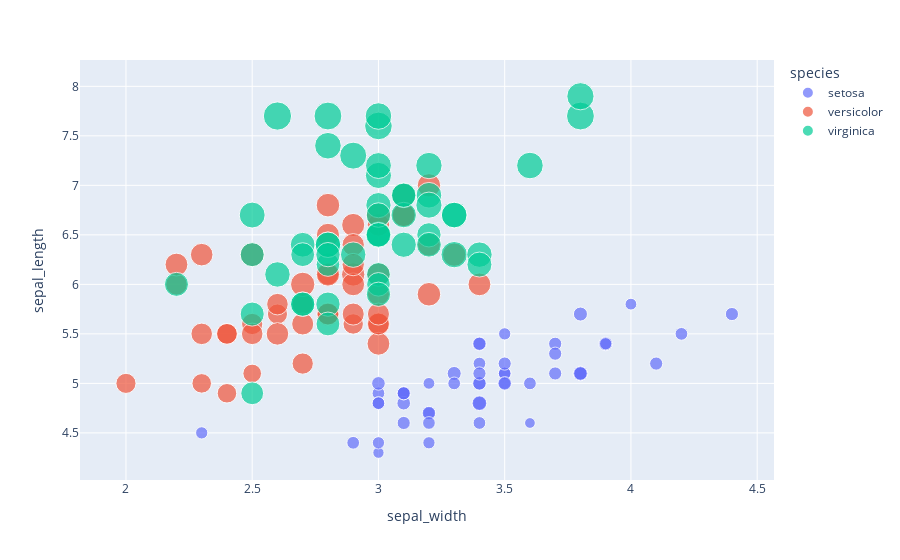
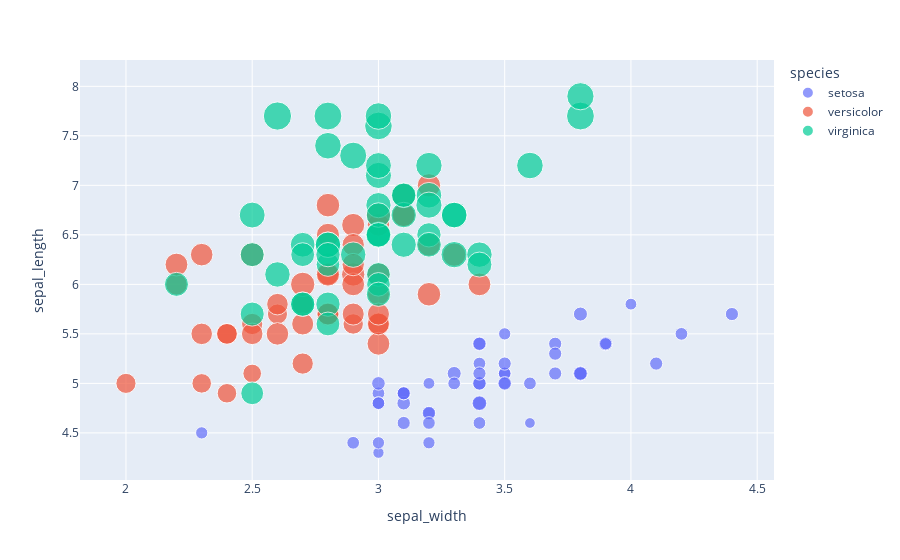

Notebook code cell kept with these figures, in order:
### Code cell
#Dani
df = px.data.iris()
FuncD.scatter_plot(df, 
             x_col="sepal_width", 
             y_col="sepal_length", 
             color_col="species", 
             size_col="petal_length", 
             hover_cols=["petal_width"])

### Figure 1 — Plotly figure (JSON) as saved in the notebook; plotly's stock layout.template omitted (floating-point values rounded to 4 significant figures)
{"data": [{"customdata": [[0.2], [0.2], [0.2], [0.2], [0.2], [0.4], [0.3], [0.2], [0.2], [0.1], [0.2], [0.2], [0.1], [0.1], [0.2], [0.4], [0.4], [0.3], [0.3], [0.3], [0.2], [0.4], [0.2], [0.5], [0.2], [0.2], [0.4], [0.2], [0.2], [0.2], [0.2], [0.4], [0.1], [0.2], [0.1], [0.2], [0.2], [0.1], [0.2], [0.2], [0.3], [0.3], [0.2], [0.6], [0.4], [0.3], [0.2], [0.2], [0.2], [0.2]], "hovertemplate": "species=setosa<br>sepal_width=%{x}<br>sepal_length=%{y}<br>petal_length=%{marker.size}<br>petal_width=%{customdata[0]}<extra></extra>", "legendgroup": "setosa", "marker": {"color": "#636efa", "size": [1.4, 1.4, 1.3, 1.5, 1.4, 1.7, 1.4, 1.5, 1.4, 1.5, 1.5, 1.6, 1.4, 1.1, 1.2, 1.5, 1.3, 1.4, 1.7, 1.5, 1.7, 1.5, 1.0, 1.7, 1.9, 1.6, 1.6, 1.5, 1.4, 1.6, 1.6, 1.5, 1.5, 1.4, 1.5, 1.2, 1.3, 1.5, 1.3, 1.5, 1.3, 1.3, 1.3, 1.6, 1.9, 1.4, 1.6, 1.4, 1.5, 1.4], "sizemode": "area", "sizeref": 0.01725, "symbol": "circle"}, "mode": "markers", "name": "setosa", "orientation": "v", "showlegend": true, "type": "scatter", "x": [3.5, 3.0, 3.2, 3.1, 3.6, 3.9, 3.4, 3.4, 2.9, 3.1, 3.7, 3.4, 3.0, 3.0, 4.0, 4.4, 3.9, 3.5, 3.8, 3.8, 3.4, 3.7, 3.6, 3.3, 3.4, 3.0, 3.4, 3.5, 3.4, 3.2, 3.1, 3.4, 4.1, 4.2, 3.1, 3.2, 3.5, 3.1, 3.0, 3.4, 3.5, 2.3, 3.2, 3.5, 3.8, 3.0, 3.8, 3.2, 3.7, 3.3], "xaxis": "x", "y": [5.1, 4.9, 4.7, 4.6, 5.0, 5.4, 4.6, 5.0, 4.4, 4.9, 5.4, 4.8, 4.8, 4.3, 5.8, 5.7, 5.4, 5.1, 5.7, 5.1, 5.4, 5.1, 4.6, 5.1, 4.8, 5.0, 5.0, 5.2, 5.2, 4.7, 4.8, 5.4, 5.2, 5.5, 4.9, 5.0, 5.5, 4.9, 4.4, 5.1, 5.0, 4.5, 4.4, 5.0, 5.1, 4.8, 5.1, 4.6, 5.3, 5.0], "yaxis": "y"}, {"customdata": [[1.4], [1.5], [1.5], [1.3], [1.5], [1.3], [1.6], [1.0], [1.3], [1.4], [1.0], [1.5], [1.0], [1.4], [1.3], [1.4], [1.5], [1.0], [1.5], [1.1], [1.8], [1.3], [1.5], [1.2], [1.3], [1.4], [1.4], [1.7], [1.5], [1.0], [1.1], [1.0], [1.2], [1.6], [1.5], [1.6], [1.5], [1.3], [1.3], [1.3], [1.2], [1.4], [1.2], [1.0], [1.3], [1.2], [1.3], [1.3], [1.1], [1.3]], "hovertemplate": "species=versicolor<br>sepal_width=%{x}<br>sepal_length=%{y}<br>petal_length=%{marker.size}<br>petal_width=%{customdata[0]}<extra></extra>", "legendgroup": "versicolor", "marker": {"color": "#EF553B", "size": [4.7, 4.5, 4.9, 4.0, 4.6, 4.5, 4.7, 3.3, 4.6, 3.9, 3.5, 4.2, 4.0, 4.7, 3.6, 4.4, 4.5, 4.1, 4.5, 3.9, 4.8, 4.0, 4.9, 4.7, 4.3, 4.4, 4.8, 5.0, 4.5, 3.5, 3.8, 3.7, 3.9, 5.1, 4.5, 4.5, 4.7, 4.4, 4.1, 4.0, 4.4, 4.6, 4.0, 3.3, 4.2, 4.2, 4.2, 4.3, 3.0, 4.1], "sizemode": "area", "sizeref": 0.01725, "symbol": "circle"}, "mode": "markers", "name": "versicolor", "orientation": "v", "showlegend": true, "type": "scatter", "x": [3.2, 3.2, 3.1, 2.3, 2.8, 2.8, 3.3, 2.4, 2.9, 2.7, 2.0, 3.0, 2.2, 2.9, 2.9, 3.1, 3.0, 2.7, 2.2, 2.5, 3.2, 2.8, 2.5, 2.8, 2.9, 3.0, 2.8, 3.0, 2.9, 2.6, 2.4, 2.4, 2.7, 2.7, 3.0, 3.4, 3.1, 2.3, 3.0, 2.5, 2.6, 3.0, 2.6, 2.3, 2.7, 3.0, 2.9, 2.9, 2.5, 2.8], "xaxis": "x", "y": [7.0, 6.4, 6.9, 5.5, 6.5, 5.7, 6.3, 4.9, 6.6, 5.2, 5.0, 5.9, 6.0, 6.1, 5.6, 6.7, 5.6, 5.8, 6.2, 5.6, 5.9, 6.1, 6.3, 6.1, 6.4, 6.6, 6.8, 6.7, 6.0, 5.7, 5.5, 5.5, 5.8, 6.0, 5.4, 6.0, 6.7, 6.3, 5.6, 5.5, 5.5, 6.1, 5.8, 5.0, 5.6, 5.7, 5.7, 6.2, 5.1, 5.7], "yaxis": "y"}, {"customdata": [[2.5], [1.9], [2.1], [1.8], [2.2], [2.1], [1.7], [1.8], [1.8], [2.5], [2.0], [1.9], [2.1], [2.0], [2.4], [2.3], [1.8], [2.2], [2.3], [1.5], [2.3], [2.0], [2.0], [1.8], [2.1], [1.8], [1.8], [1.8], [2.1], [1.6], [1.9], [2.0], [2.2], [1.5], [1.4], [2.3], [2.4], [1.8], [1.8], [2.1], [2.4], [2.3], [1.9], [2.3], [2.5], [2.3], [1.9], [2.0], [2.3], [1.8]], "hovertemplate": "species=virginica<br>sepal_width=%{x}<br>sepal_length=%{y}<br>petal_length=%{marker.size}<br>petal_width=%{customdata[0]}<extra></extra>", "legendgroup": "virginica", "marker": {"color": "#00cc96", "size": [6.0, 5.1, 5.9, 5.6, 5.8, 6.6, 4.5, 6.3, 5.8, 6.1, 5.1, 5.3, 5.5, 5.0, 5.1, 5.3, 5.5, 6.7, 6.9, 5.0, 5.7, 4.9, 6.7, 4.9, 5.7, 6.0, 4.8, 4.9, 5.6, 5.8, 6.1, 6.4, 5.6, 5.1, 5.6, 6.1, 5.6, 5.5, 4.8, 5.4, 5.6, 5.1, 5.1, 5.9, 5.7, 5.2, 5.0, 5.2, 5.4, 5.1], "sizemode": "area", "sizeref": 0.01725, "symbol": "circle"}, "mode": "markers", "name": "virginica", "orientation": "v", "showlegend": true, "type": "scatter", "x": [3.3, 2.7, 3.0, 2.9, 3.0, 3.0, 2.5, 2.9, 2.5, 3.6, 3.2, 2.7, 3.0, 2.5, 2.8, 3.2, 3.0, 3.8, 2.6, 2.2, 3.2, 2.8, 2.8, 2.7, 3.3, 3.2, 2.8, 3.0, 2.8, 3.0, 2.8, 3.8, 2.8, 2.8, 2.6, 3.0, 3.4, 3.1, 3.0, 3.1, 3.1, 3.1, 2.7, 3.2, 3.3, 3.0, 2.5, 3.0, 3.4, 3.0], "xaxis": "x", "y": [6.3, 5.8, 7.1, 6.3, 6.5, 7.6, 4.9, 7.3, 6.7, 7.2, 6.5, 6.4, 6.8, 5.7, 5.8, 6.4, 6.5, 7.7, 7.7, 6.0, 6.9, 5.6, 7.7, 6.3, 6.7, 7.2, 6.2, 6.1, 6.4, 7.2, 7.4, 7.9, 6.4, 6.3, 6.1, 7.7, 6.3, 6.4, 6.0, 6.9, 6.7, 6.9, 5.8, 6.8, 6.7, 6.7, 6.3, 6.5, 6.2, 5.9], "yaxis": "y"}], "layout": {"legend": {"itemsizing": "constant", "title": {"text": "species"}, "tracegroupgap": 0}, "margin": {"t": 60}, "xaxis": {"anchor": "y", "domain": [0, 1], "title": {"text": "sepal_width"}}, "yaxis": {"anchor": "x", "domain": [0, 1], "title": {"text": "sepal_length"}}}}

### Figure 2 — Plotly figure (JSON) as saved in the notebook; plotly's stock layout.template omitted (floating-point values rounded to 4 significant figures)
{"data": [{"customdata": [[0.2], [0.2], [0.2], [0.2], [0.2], [0.4], [0.3], [0.2], [0.2], [0.1], [0.2], [0.2], [0.1], [0.1], [0.2], [0.4], [0.4], [0.3], [0.3], [0.3], [0.2], [0.4], [0.2], [0.5], [0.2], [0.2], [0.4], [0.2], [0.2], [0.2], [0.2], [0.4], [0.1], [0.2], [0.1], [0.2], [0.2], [0.1], [0.2], [0.2], [0.3], [0.3], [0.2], [0.6], [0.4], [0.3], [0.2], [0.2], [0.2], [0.2]], "hovertemplate": "species=setosa<br>sepal_width=%{x}<br>sepal_length=%{y}<br>petal_length=%{marker.size}<br>petal_width=%{customdata[0]}<extra></extra>", "legendgroup": "setosa", "marker": {"color": "#636efa", "size": [1.4, 1.4, 1.3, 1.5, 1.4, 1.7, 1.4, 1.5, 1.4, 1.5, 1.5, 1.6, 1.4, 1.1, 1.2, 1.5, 1.3, 1.4, 1.7, 1.5, 1.7, 1.5, 1.0, 1.7, 1.9, 1.6, 1.6, 1.5, 1.4, 1.6, 1.6, 1.5, 1.5, 1.4, 1.5, 1.2, 1.3, 1.5, 1.3, 1.5, 1.3, 1.3, 1.3, 1.6, 1.9, 1.4, 1.6, 1.4, 1.5, 1.4], "sizemode": "area", "sizeref": 0.01725, "symbol": "circle"}, "mode": "markers", "name": "setosa", "orientation": "v", "showlegend": true, "type": "scatter", "x": [3.5, 3.0, 3.2, 3.1, 3.6, 3.9, 3.4, 3.4, 2.9, 3.1, 3.7, 3.4, 3.0, 3.0, 4.0, 4.4, 3.9, 3.5, 3.8, 3.8, 3.4, 3.7, 3.6, 3.3, 3.4, 3.0, 3.4, 3.5, 3.4, 3.2, 3.1, 3.4, 4.1, 4.2, 3.1, 3.2, 3.5, 3.1, 3.0, 3.4, 3.5, 2.3, 3.2, 3.5, 3.8, 3.0, 3.8, 3.2, 3.7, 3.3], "xaxis": "x", "y": [5.1, 4.9, 4.7, 4.6, 5.0, 5.4, 4.6, 5.0, 4.4, 4.9, 5.4, 4.8, 4.8, 4.3, 5.8, 5.7, 5.4, 5.1, 5.7, 5.1, 5.4, 5.1, 4.6, 5.1, 4.8, 5.0, 5.0, 5.2, 5.2, 4.7, 4.8, 5.4, 5.2, 5.5, 4.9, 5.0, 5.5, 4.9, 4.4, 5.1, 5.0, 4.5, 4.4, 5.0, 5.1, 4.8, 5.1, 4.6, 5.3, 5.0], "yaxis": "y"}, {"customdata": [[1.4], [1.5], [1.5], [1.3], [1.5], [1.3], [1.6], [1.0], [1.3], [1.4], [1.0], [1.5], [1.0], [1.4], [1.3], [1.4], [1.5], [1.0], [1.5], [1.1], [1.8], [1.3], [1.5], [1.2], [1.3], [1.4], [1.4], [1.7], [1.5], [1.0], [1.1], [1.0], [1.2], [1.6], [1.5], [1.6], [1.5], [1.3], [1.3], [1.3], [1.2], [1.4], [1.2], [1.0], [1.3], [1.2], [1.3], [1.3], [1.1], [1.3]], "hovertemplate": "species=versicolor<br>sepal_width=%{x}<br>sepal_length=%{y}<br>petal_length=%{marker.size}<br>petal_width=%{customdata[0]}<extra></extra>", "legendgroup": "versicolor", "marker": {"color": "#EF553B", "size": [4.7, 4.5, 4.9, 4.0, 4.6, 4.5, 4.7, 3.3, 4.6, 3.9, 3.5, 4.2, 4.0, 4.7, 3.6, 4.4, 4.5, 4.1, 4.5, 3.9, 4.8, 4.0, 4.9, 4.7, 4.3, 4.4, 4.8, 5.0, 4.5, 3.5, 3.8, 3.7, 3.9, 5.1, 4.5, 4.5, 4.7, 4.4, 4.1, 4.0, 4.4, 4.6, 4.0, 3.3, 4.2, 4.2, 4.2, 4.3, 3.0, 4.1], "sizemode": "area", "sizeref": 0.01725, "symbol": "circle"}, "mode": "markers", "name": "versicolor", "orientation": "v", "showlegend": true, "type": "scatter", "x": [3.2, 3.2, 3.1, 2.3, 2.8, 2.8, 3.3, 2.4, 2.9, 2.7, 2.0, 3.0, 2.2, 2.9, 2.9, 3.1, 3.0, 2.7, 2.2, 2.5, 3.2, 2.8, 2.5, 2.8, 2.9, 3.0, 2.8, 3.0, 2.9, 2.6, 2.4, 2.4, 2.7, 2.7, 3.0, 3.4, 3.1, 2.3, 3.0, 2.5, 2.6, 3.0, 2.6, 2.3, 2.7, 3.0, 2.9, 2.9, 2.5, 2.8], "xaxis": "x", "y": [7.0, 6.4, 6.9, 5.5, 6.5, 5.7, 6.3, 4.9, 6.6, 5.2, 5.0, 5.9, 6.0, 6.1, 5.6, 6.7, 5.6, 5.8, 6.2, 5.6, 5.9, 6.1, 6.3, 6.1, 6.4, 6.6, 6.8, 6.7, 6.0, 5.7, 5.5, 5.5, 5.8, 6.0, 5.4, 6.0, 6.7, 6.3, 5.6, 5.5, 5.5, 6.1, 5.8, 5.0, 5.6, 5.7, 5.7, 6.2, 5.1, 5.7], "yaxis": "y"}, {"customdata": [[2.5], [1.9], [2.1], [1.8], [2.2], [2.1], [1.7], [1.8], [1.8], [2.5], [2.0], [1.9], [2.1], [2.0], [2.4], [2.3], [1.8], [2.2], [2.3], [1.5], [2.3], [2.0], [2.0], [1.8], [2.1], [1.8], [1.8], [1.8], [2.1], [1.6], [1.9], [2.0], [2.2], [1.5], [1.4], [2.3], [2.4], [1.8], [1.8], [2.1], [2.4], [2.3], [1.9], [2.3], [2.5], [2.3], [1.9], [2.0], [2.3], [1.8]], "hovertemplate": "species=virginica<br>sepal_width=%{x}<br>sepal_length=%{y}<br>petal_length=%{marker.size}<br>petal_width=%{customdata[0]}<extra></extra>", "legendgroup": "virginica", "marker": {"color": "#00cc96", "size": [6.0, 5.1, 5.9, 5.6, 5.8, 6.6, 4.5, 6.3, 5.8, 6.1, 5.1, 5.3, 5.5, 5.0, 5.1, 5.3, 5.5, 6.7, 6.9, 5.0, 5.7, 4.9, 6.7, 4.9, 5.7, 6.0, 4.8, 4.9, 5.6, 5.8, 6.1, 6.4, 5.6, 5.1, 5.6, 6.1, 5.6, 5.5, 4.8, 5.4, 5.6, 5.1, 5.1, 5.9, 5.7, 5.2, 5.0, 5.2, 5.4, 5.1], "sizemode": "area", "sizeref": 0.01725, "symbol": "circle"}, "mode": "markers", "name": "virginica", "orientation": "v", "showlegend": true, "type": "scatter", "x": [3.3, 2.7, 3.0, 2.9, 3.0, 3.0, 2.5, 2.9, 2.5, 3.6, 3.2, 2.7, 3.0, 2.5, 2.8, 3.2, 3.0, 3.8, 2.6, 2.2, 3.2, 2.8, 2.8, 2.7, 3.3, 3.2, 2.8, 3.0, 2.8, 3.0, 2.8, 3.8, 2.8, 2.8, 2.6, 3.0, 3.4, 3.1, 3.0, 3.1, 3.1, 3.1, 2.7, 3.2, 3.3, 3.0, 2.5, 3.0, 3.4, 3.0], "xaxis": "x", "y": [6.3, 5.8, 7.1, 6.3, 6.5, 7.6, 4.9, 7.3, 6.7, 7.2, 6.5, 6.4, 6.8, 5.7, 5.8, 6.4, 6.5, 7.7, 7.7, 6.0, 6.9, 5.6, 7.7, 6.3, 6.7, 7.2, 6.2, 6.1, 6.4, 7.2, 7.4, 7.9, 6.4, 6.3, 6.1, 7.7, 6.3, 6.4, 6.0, 6.9, 6.7, 6.9, 5.8, 6.8, 6.7, 6.7, 6.3, 6.5, 6.2, 5.9], "yaxis": "y"}], "layout": {"legend": {"itemsizing": "constant", "title": {"text": "species"}, "tracegroupgap": 0}, "margin": {"t": 60}, "xaxis": {"anchor": "y", "domain": [0, 1], "title": {"text": "sepal_width"}}, "yaxis": {"anchor": "x", "domain": [0, 1], "title": {"text": "sepal_length"}}}}
